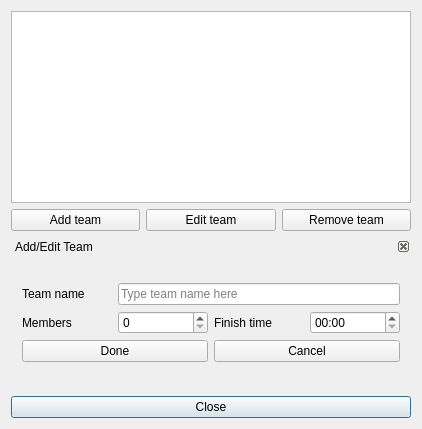
<?xml version="1.0" encoding="UTF-8"?>
<ui version="4.0">
 <class>Gui_TeamEdit</class>
 <widget class="QDialog" name="Gui_TeamEdit">
  <property name="geometry">
   <rect>
    <x>0</x>
    <y>0</y>
    <width>422</width>
    <height>429</height>
   </rect>
  </property>
  <property name="windowTitle">
   <string>Team list</string>
  </property>
  <property name="windowIcon">
   <iconset resource="resources.qrc">
    <normaloff>:/icons/team_dialog_16</normaloff>:/icons/team_dialog_16</iconset>
  </property>
  <layout class="QVBoxLayout" name="centralLayout">
   <item>
    <widget class="QListView" name="teamList">
     <property name="toolTip">
      <string>List of all participating teams</string>
     </property>
     <property name="editTriggers">
      <set>QAbstractItemView::NoEditTriggers</set>
     </property>
    </widget>
   </item>
   <item>
    <layout class="QGridLayout" name="addRemoveTeamLayout">
     <item row="1" column="0">
      <widget class="QPushButton" name="addTeamButton">
       <property name="toolTip">
        <string>Click to add a new team</string>
       </property>
       <property name="text">
        <string>Add team</string>
       </property>
       <property name="icon">
        <iconset resource="resources.qrc">
         <normaloff>:/icons/team_add_16</normaloff>:/icons/team_add_16</iconset>
       </property>
      </widget>
     </item>
     <item row="1" column="2">
      <widget class="QPushButton" name="removeTeamButton">
       <property name="toolTip">
        <string>Click to remove current team</string>
       </property>
       <property name="text">
        <string>Remove team</string>
       </property>
       <property name="icon">
        <iconset resource="resources.qrc">
         <normaloff>:/icons/team_remove_16</normaloff>:/icons/team_remove_16</iconset>
       </property>
      </widget>
     </item>
     <item row="1" column="1">
      <widget class="QPushButton" name="editTeamButton">
       <property name="toolTip">
        <string>Click to edit current team</string>
       </property>
       <property name="text">
        <string>Edit team</string>
       </property>
       <property name="icon">
        <iconset resource="resources.qrc">
         <normaloff>:/icons/team_edit_16</normaloff>:/icons/team_edit_16</iconset>
       </property>
      </widget>
     </item>
    </layout>
   </item>
   <item>
    <widget class="QDockWidget" name="addEditWidget">
     <property name="contextMenuPolicy">
      <enum>Qt::NoContextMenu</enum>
     </property>
     <property name="features">
      <set>QDockWidget::DockWidgetClosable</set>
     </property>
     <property name="windowTitle">
      <string>Add/Edit Team</string>
     </property>
     <widget class="QWidget" name="dockWidgetContents">
      <layout class="QVBoxLayout" name="verticalLayout_2">
       <item>
        <layout class="QGridLayout" name="addEditLayout">
         <item row="0" column="0">
          <widget class="QLabel" name="teamNameLabel">
           <property name="text">
            <string>Team name</string>
           </property>
          </widget>
         </item>
         <item row="0" column="1" colspan="3">
          <widget class="QLineEdit" name="teamNameEdit">
           <property name="toolTip">
            <string>Type in team's name</string>
           </property>
           <property name="placeholderText">
            <string>Type team name here</string>
           </property>
          </widget>
         </item>
         <item row="1" column="3">
          <widget class="QTimeEdit" name="finishTimeEdit">
           <property name="toolTip">
            <string>Change team's finish time</string>
           </property>
           <property name="currentSection">
            <enum>QDateTimeEdit::HourSection</enum>
           </property>
           <property name="displayFormat">
            <string>HH:mm</string>
           </property>
          </widget>
         </item>
         <item row="1" column="2">
          <widget class="QLabel" name="finishTimeLabel">
           <property name="text">
            <string>Finish time</string>
           </property>
          </widget>
         </item>
         <item row="3" column="0" colspan="2">
          <widget class="QPushButton" name="doneButton">
           <property name="toolTip">
            <string>Click when done editing team</string>
           </property>
           <property name="text">
            <string>Done</string>
           </property>
           <property name="icon">
            <iconset resource="resources.qrc">
             <normaloff>:/icons/ok_16</normaloff>:/icons/ok_16</iconset>
           </property>
          </widget>
         </item>
         <item row="3" column="2" colspan="2">
          <widget class="QPushButton" name="cancelButton">
           <property name="toolTip">
            <string>Click to abort editing</string>
           </property>
           <property name="text">
            <string>Cancel</string>
           </property>
           <property name="icon">
            <iconset resource="resources.qrc">
             <normaloff>:/icons/cancel_16</normaloff>:/icons/cancel_16</iconset>
           </property>
          </widget>
         </item>
         <item row="1" column="0">
          <widget class="QLabel" name="teamMembersLabel">
           <property name="text">
            <string>Members</string>
           </property>
          </widget>
         </item>
         <item row="1" column="1">
          <widget class="QSpinBox" name="teamMembersEdit">
           <property name="toolTip">
            <string>Change number of team members</string>
           </property>
          </widget>
         </item>
        </layout>
       </item>
      </layout>
     </widget>
    </widget>
   </item>
   <item>
    <widget class="QPushButton" name="closeButton">
     <property name="toolTip">
      <string>Click to close team dialog</string>
     </property>
     <property name="text">
      <string>Close</string>
     </property>
     <property name="icon">
      <iconset resource="resources.qrc">
       <normaloff>:/icons/close_16</normaloff>:/icons/close_16</iconset>
     </property>
     <property name="default">
      <bool>true</bool>
     </property>
    </widget>
   </item>
  </layout>
 </widget>
 <layoutdefault spacing="6" margin="11"/>
 <resources>
  <include location="resources.qrc"/>
 </resources>
 <connections/>
</ui>
